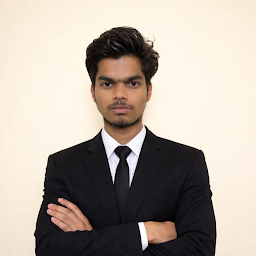
#> input picture download.png, 256 x 256 px, found by its file name
$ python bg_segment.py
#> lines starting #> are read from the running program, lines starting #| are printed output that depends on the picture; long printed decimals are rounded
import numpy as np
from PIL import Image, ImageFilter

nk = Image.open('f:/NagendraKushwaha/download.png').convert('RGB')
#> nk is the input picture: PIL image 256x256 RGB; mean R, G, B 178.6, 168.1, 157.8
arr = np.array(nk)

# Sample background color in the top corners
top_left = arr[:30, :30].mean(axis=(0,1))
#> top_left = [246.7, 234, 214]
top_right = arr[:30, -30:].mean(axis=(0,1))
#> top_right = [250.8, 237.8, 219]
print("Top left bg color:", top_left)
#| Top left bg color: [246.708 233.982 213.988]
print("Top right bg color:", top_right)
#| Top right bg color: [250.777 237.847 218.959]

# Test color distance from background
bg_ref = (top_left + top_right) / 2
#> bg_ref = [248.7, 235.9, 216.5]
diff = np.linalg.norm(arr.astype(float) - bg_ref, axis=2)
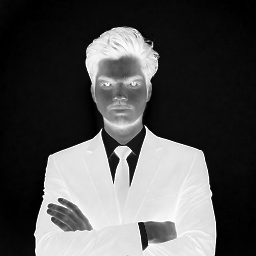
#> diff: shape (256, 256) float64; min 0.546, max 405.4, mean 130.4; drawn with min black and max white
print("Min diff:", diff.min(), "Max diff:", diff.max(), "Median:", np.median(diff))
#| Min diff: 0.5457 Max diff: 405.449 Median: 20.366
